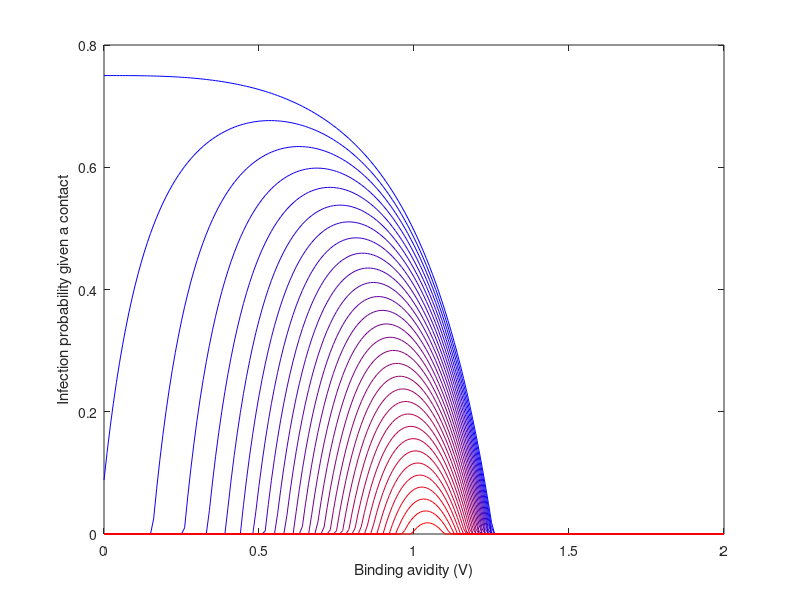

Source code (MATLAB):
%Subplot1 f(k,V)
%Subplot2 g(V) = exp(-a*V.^b)
%Subplot3 Beta(k,V)
%Subplot4 dBeta(k,V)/dV
%Author: Hsiang-Yu Yuan
%1st version: Jul 16, 2012
%Rho = f x g
%2nd verison: Aug 01, 2013
%Rho = 1 - R0^-1
%R0 = f x g x n

%Binding avidity range
V = 0:0.01:2;

%Transmission parameters
p = 4;
%r = 1;
r = 70;
b = 3;
a = 0.7;
c = 0.7; % contact rate
nv = 4; % average copies number of each virion
%V0 = 3; % bottleneck weak
V0 = 1;  % bottheneck strong

%Epidemiological parameters
mu_val = 1/(70*365.25); %lifespan = 70y
gamma_val=1/3.3; %infecious period should change to 5d


Trans_array = []; %Array of probability of evasion by immune system
Trans_Pr_array = [];

N_Reinfect = 30; 

figure;
%colorm = {[1 1 0];[1 0 1];[0 1 1];[1 0 0];[0 1 0];[0 0 1];[0 0 0]}; 
%
for i=1:N_Reinfect;
colorm(i) = {((N_Reinfect-i)./(N_Reinfect-1))*[0 0 1]+((i-1)./(N_Reinfect-1))*[1 0 0]}; 
end
for k = 0:N_Reinfect-1
%for k=1:20:21;   
   P_Ab = exp(-p*(V+1));
   
   %%%P_Trans: f(k,V)
   %%%P_Trans_Pr: f'(k,V)
   P_Trans = (1-P_Ab).^(r*k); 
   if k>=1
       P_Trans_Pr = r*k*p.*((1-P_Ab).^(r*k-1)).*(P_Ab);
   elseif k == 0
       P_Trans_Pr = zeros(1,length(V));
   end
   %subplot(2,2,1); plot(V,P_Trans,'color',cell2mat(colorm(k+1))); hold on;
   Trans_array(k+1,:) = P_Trans;
   Trans_Pr_array(k+1,:) = P_Trans_Pr;
end
%subplot(2,2,1); xlabel('Binding avidity V'); ylabel('Probability of immune escape');

Trans_array;

%%%P_Rep: g(V)
%%%P_Rep_Pr: g'(V)
P_Rep = exp(-a*V.^b);
P_Rep_Pr = -a*b*exp(-a*V.^b).*(V.^(b-1));
%subplot(2,2,2); plot(V, P_Rep,'color',[0 0 0]); hold on;
%subplot(2,2,2); xlabel('Binding avidity V'); ylabel('Probability of succesfull replication')


for i=1:length(Trans_Pr_array(:,1))
%R0 = f(k,V)g(V)n
%rho = 1 - 1/R0
%beta = c x rho
R0_Trans = Trans_array(i,:).*P_Rep.*nv;
%find Vp that produce the maximum R0 
v_elem = find(R0_Trans==max(R0_Trans));
Vp(i) = V(v_elem);
Rho_Trans = 1 - R0_Trans.^-V0;
Rho_Trans(find(Rho_Trans<0))=0;
B_Trans = c.*Rho_Trans;

plot(V,Rho_Trans,'color',cell2mat(colorm(i))); hold on;
%subplot(2,2,4); plot(V,B_Pr,'color',cell2mat(colorm(i))); hold on;
end
xlabel('Binding avidity (V)'); ylabel('Infection probability given a contact')
xlim([0 2]);
%subplot(2,2,4); xlabel('Binding avidity V'); ylabel('d\beta/dV');
   

